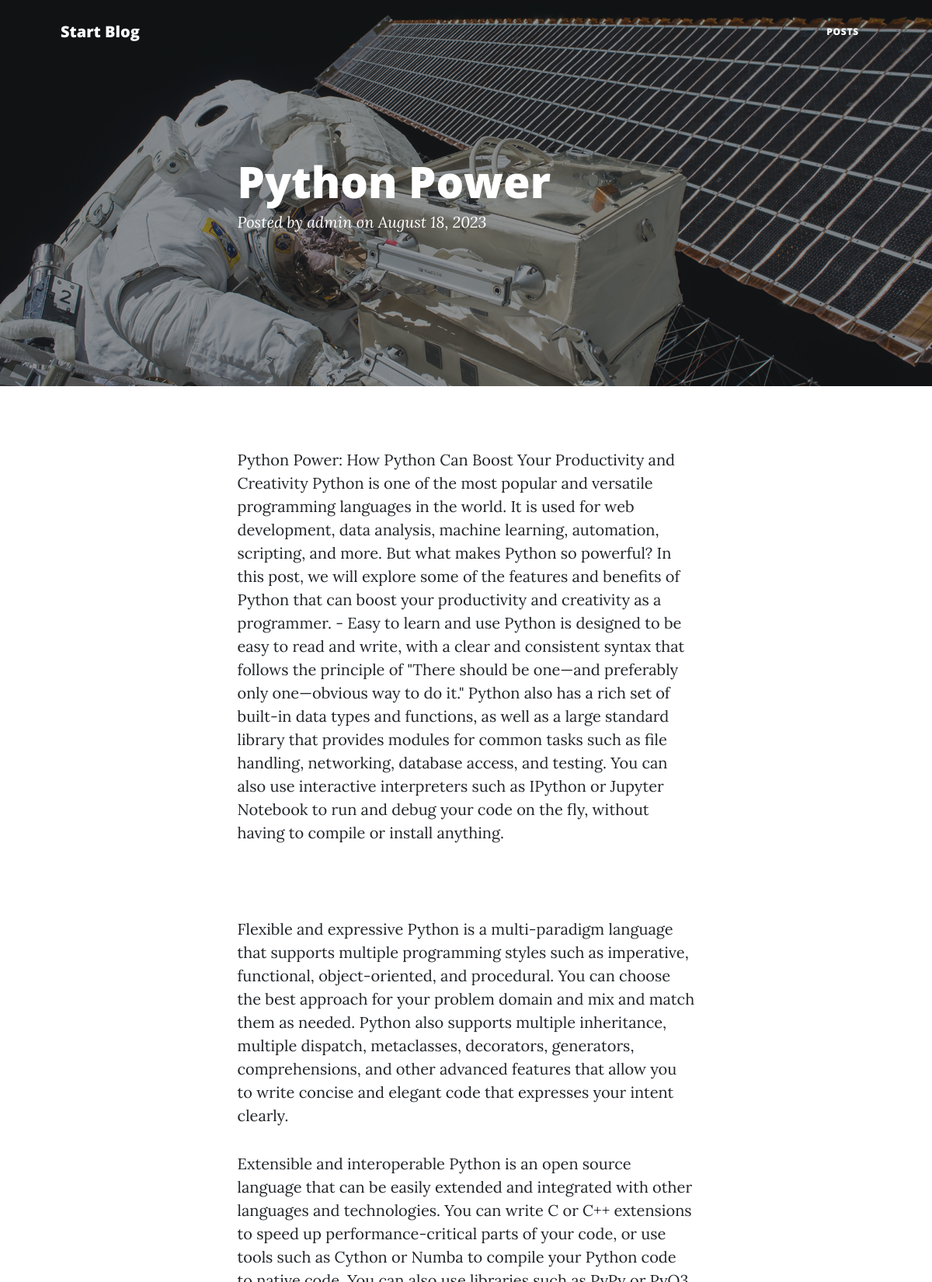
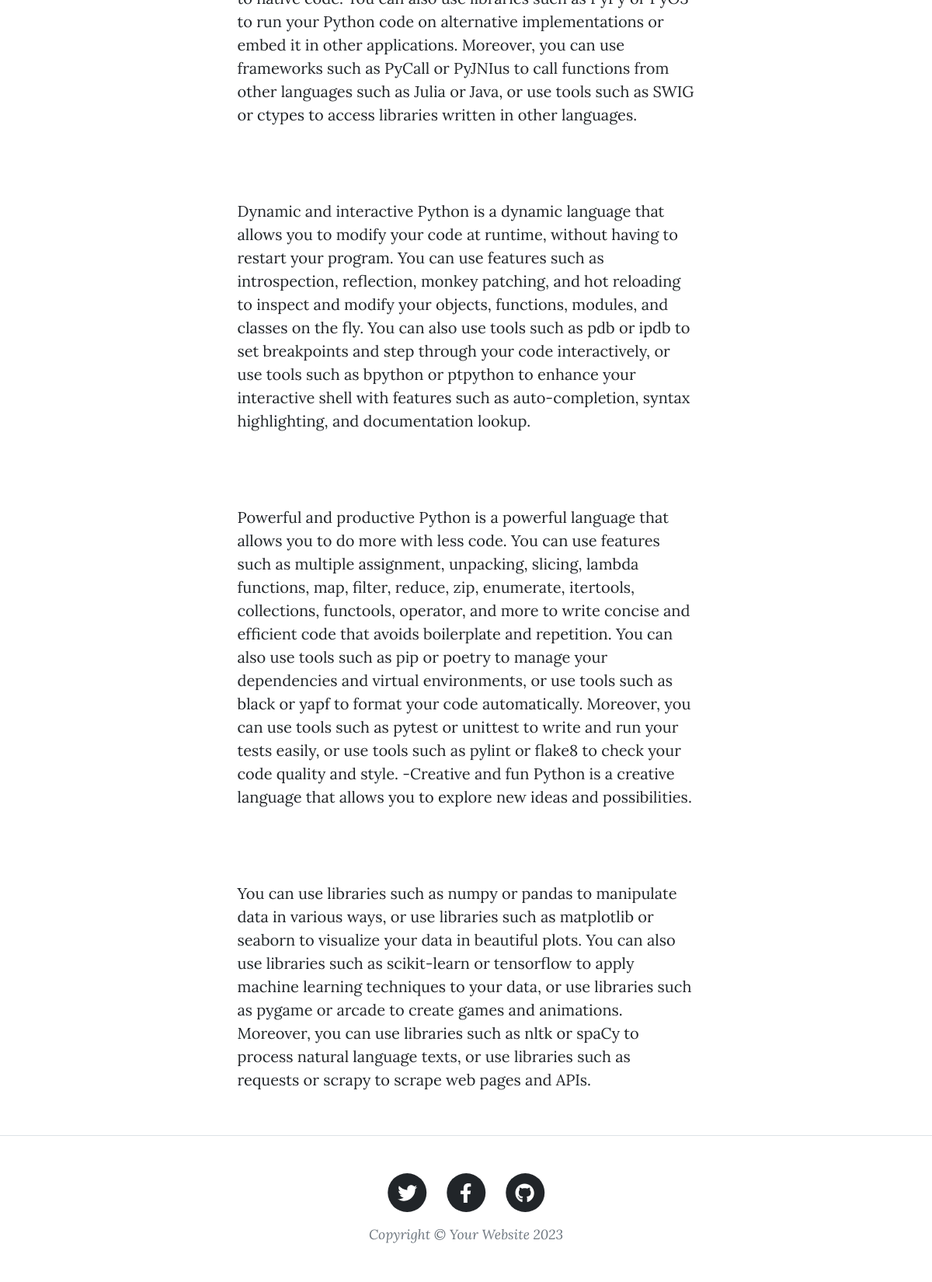
The app's page /blog/python-power with its own data (2 pictures, top to bottom).
### posts/models.py (models this page shows, shortened)
class post(models.Model):
    author = models.ForeignKey(User,related_name='post_author',on_delete=models.SET_NULL,null=True)
    title = models.CharField(max_length=120)
    content = models.TextField(max_length=10000)
    publish_date = models.DateTimeField(default= timezone.now)
    tags = TaggableManager()
    image = models.ImageField(upload_to='posts', null=True)
    slug = models.SlugField(null=True, blank= True)
    def __str__(self) -> str:
        return self.title

### posts/views2.py (the view)
# urls.py: path('blog/<slug:slug>', PostDetail.as_view()),
class PostDetail(generic.DetailView):
    model = post

### posts/templates/posts/post_detail.html (shortened to what this page needs)
{% extends "base.html" %}
{% load static %}
{% block body %}
        <header class="masthead" style="background-image: url('{% static "assets/img/post-bg.jpg" %}')">
            <div class="container position-relative px-4 px-lg-5">
                <div class="row gx-4 gx-lg-5 justify-content-center">
                    <div class="col-md-10 col-lg-8 col-xl-7">
                        <div class="post-heading">
                            <h1>{{post}}</h1>
                            <span class="meta">
                                Posted by
                                <a href="#!">{{post.author}}</a>
                                on
                                {{post.publish_date|date:"F d, o"}}
                            </span>
                        </div>
                    </div>
                </div>
            </div>
        </header>
        <article class="mb-4">
            <div class="container px-4 px-lg-5">
                <div class="row gx-4 gx-lg-5 justify-content-center">
                    <div class="col-md-10 col-lg-8 col-xl-7">
                        <p class="mb-4">
                            {{post.content|safe}}
                        </p>
                    </div>
                </div>
            </div>
        </article>
{% endblock body %}

### records on screen
post: title "Python Power", author "admin", publish_date "August 18, 2023", content "Python Power: How Python Can Boost Your Productivity and Creativity Python is one of the most popular and versatile programming languages in the world. It is used for web development, data analysis, machine learning, automation, scripting, and more. But what makes Python so powerful? In this post, we will explore some of the features and benefits of Python that can boost your productivity and creativity as a programmer. - Easy to learn and use Python is designed to be easy to read and write, with a clear and consistent syntax that follows the principle of \"There should be one—and preferably only one—obvious way to do it.\" Python also has a rich set of built-in data types and functions, as…"
